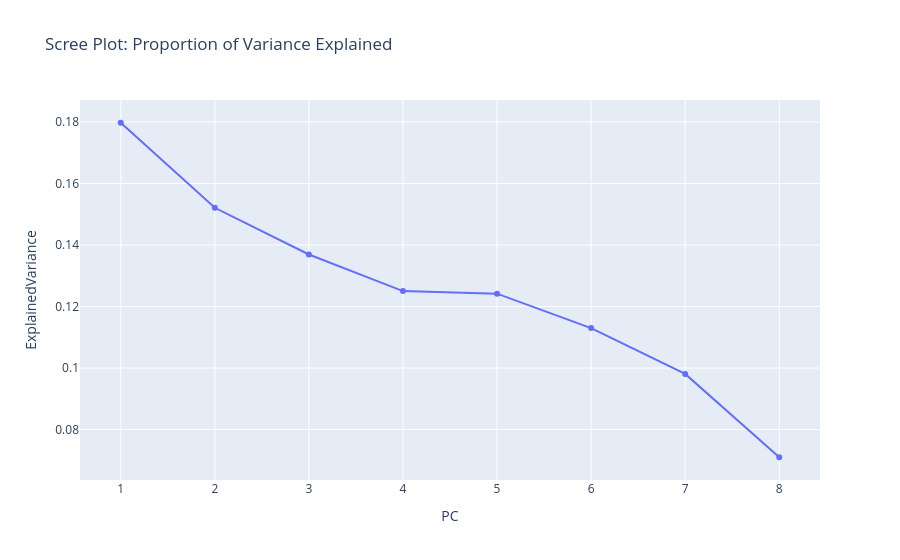

Here is the notebook cell this chart was saved with:
### Code cell
pipe = Pipeline([ # pipeline definition, with only PCA to start of 
    ('scaler', StandardScaler()),
    ('pca', PCA())
])

pipe.fit(X) # fit the pipeline to data

pca_model = pipe.named_steps["pca"]
explained_var = pca_model.explained_variance_ratio_
cum_explained_var = np.cumsum(explained_var)
n_components = len(explained_var)

ev_df = pd.DataFrame({ # PCA metrics 
    "PC": np.arange(1, n_components + 1),
    "ExplainedVariance": explained_var,
    "CumulativeVariance": cum_explained_var
})


fig_scree = px.line( # plotly scree plot HERE
    ev_df, x="PC", y="ExplainedVariance",
    markers=True,
    title="Scree Plot: Proportion of Variance Explained"
)
fig_scree.show()

### Figure 1 — Plotly figure (JSON) as saved in the notebook; plotly's stock layout.template omitted (floating-point values rounded to 4 significant figures)
{"data": [{"hovertemplate": "PC=%{x}<br>ExplainedVariance=%{y}<extra></extra>", "legendgroup": "", "line": {"color": "#636efa", "dash": "solid"}, "marker": {"symbol": "circle"}, "mode": "lines+markers", "name": "", "orientation": "v", "showlegend": false, "type": "scatter", "x": [1, 2, 3, 4, 5, 6, 7, 8], "xaxis": "x", "y": [0.1797, 0.1521, 0.1369, 0.125, 0.1242, 0.113, 0.0981, 0.07099], "yaxis": "y"}], "layout": {"legend": {"tracegroupgap": 0}, "title": {"text": "Scree Plot: Proportion of Variance Explained"}, "xaxis": {"anchor": "y", "domain": [0, 1], "title": {"text": "PC"}}, "yaxis": {"anchor": "x", "domain": [0, 1], "title": {"text": "ExplainedVariance"}}}}
